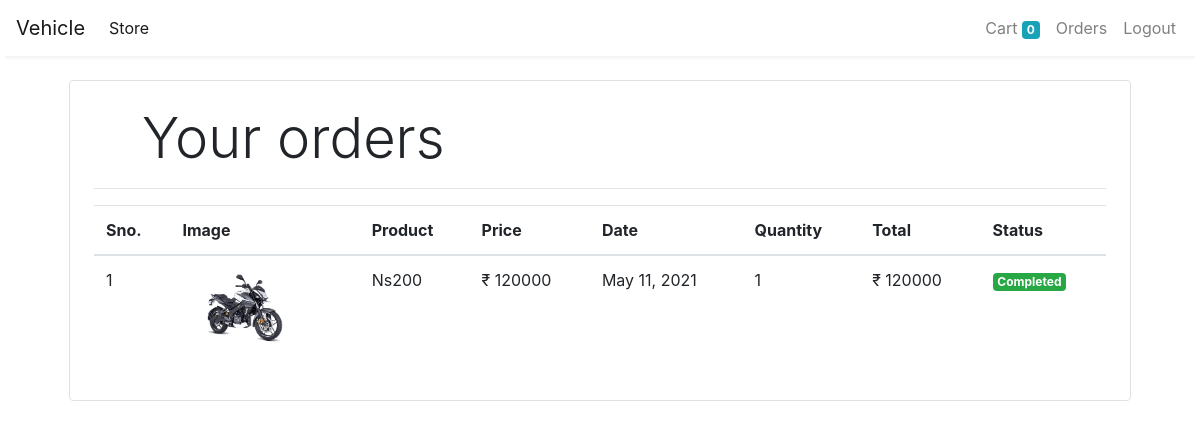
Screenshot of /orders (signed in) with the database file from the repository.
### store/models/orders.py (models this page shows, shortened)
class Order(models.Model):
    product=models.ForeignKey(Product,on_delete=models.CASCADE)
    customer=models.ForeignKey(Customer,on_delete=models.CASCADE)
    quantity=models.IntegerField(default=1)
    price=models.IntegerField()
    address=models.CharField(max_length=200,default='',blank=True)
    phone=models.CharField(max_length=105,default='',blank=True)
    date=models.DateField(default=datetime.datetime.today)
    status=models.BooleanField(default=False)
    @staticmethod
    def get_orders_by_customer(customer_id):
        return Order\
            .objects\
            .filter(customer=customer_id).order_by('-date')

### store/models/product.py (models this page shows, shortened)
class Product(models.Model):
    name=models.CharField(max_length=100)
    price=models.IntegerField(default=0)
    category=models.ForeignKey(Category,on_delete=models.CASCADE,default=1)
    description=models.CharField(max_length=200,default='',null=True,blank=True)
    image=models.ImageField(upload_to='uploads/products/')

### store/middlewares/auth.py (the view)
    def middleware(request):
        print(request.session.get('customer'))
        returnUrl=request.META['PATH_INFO']
        print(request.META['PATH_INFO'])
        if not request.session.get('customer'):
            return redirect(f'login?return_url={returnUrl}')
        response = get_response(request)
        return response

### store/templatetags/custom_filter.py (called while the page is built)
@register.filter(name='currency')
def currency(number):
    return "₹ "+str(number)

@register.filter(name='multiply')
def currency(number,number1):
    return number * number1

### store/views/orders.py (called while the page is built)
    def get(self,request):
        customer=request.session.get('customer')
        orders=Order.get_orders_by_customer(customer)
        print(orders)
        return render(request,'orders.html',{'orders':orders})

### store/templates/orders.html (shortened to what this page needs)
{% extends 'base.html' %}
 {% block content %}
 {% load cart %}
 {% load custom_filter %}
<div class="container">
  <div class="border rounded p-4 m-4">
     <p class="display-4 pl-4 ml-4">Your orders</p>
    <hr>
       <table class="table">
           <thead>
               <tr>
                   <th>Sno.</th>
                   <th>Image</th>
                   <th>Product</th>
                   <th>Price</th>
                   <th>Date</th>
                   <th>Quantity</th>
                   <th>Total</th>
                   <th>Status</th>
               </tr>
           </thead>
           <tbody>
               {% for order in orders %}
               <tr>
                   <td>{{forloop.counter}}</td>
                   <td><img style="height:80px;" class="rounded-circle" src="{{order.product.image.url}}"></td>
                   <td>{{order.product.name}}</td>
                   <td>{{order.price|currency}}</td>
                   <td>{{order.date}}</td>
                   <td>{{order.quantity}}</td>
                   <td>{{order.quantity|multiply:order.price|currency}}</td>
                   {% if order.status %}
                   <td><small class="badge badge-success">Completed</small></td>
                   {% else %}
                   <td><small class="badge badge-warning">Pending</small></td>
                    {% endif %}
               </tr>
               {% endfor %}
           </tbody>
       </table>
  </div>
</div>
 {% endblock %}

### rows the page displays
Order: product.image (picture), product.name "Ns200", price "₹ 120000", date "May 11, 2021", quantity "1", quantity|multiply "₹ 120000", status "Completed"

### other values shown
{{ request.session.cart.keys|length }} "0"
